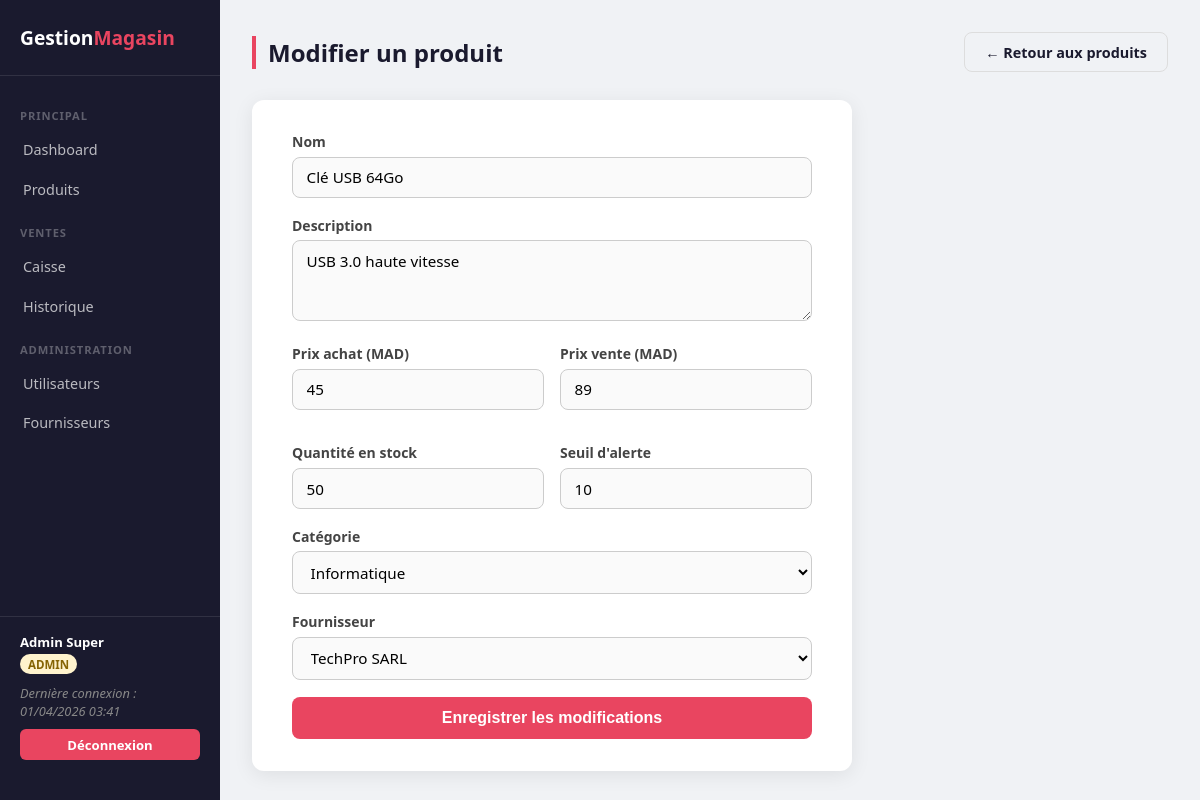
The page /index.php?page=product-edit&id=2 (signed in) on the database its author committed.
### tables this page shows
CREATE TABLE products (
	id INT AUTO_INCREMENT PRIMARY KEY,
	nom VARCHAR(150) NOT NULL,
	description TEXT,
	prix_achat DECIMAL(10,2) NOT NULL DEFAULT 0.00,
	prix_vente DECIMAL(10,2) NOT NULL DEFAULT 0.00,
	quantite_stock INT NOT NULL DEFAULT 0,
	seuil_alerte INT NOT NULL DEFAULT 5,
	id_categorie INT DEFAULT NULL,
	id_fournisseur INT DEFAULT NULL,
	FOREIGN KEY (id_categorie) REFERENCES categories(id) ON DELETE SET NULL,
	FOREIGN KEY (id_fournisseur) REFERENCES suppliers(id) ON DELETE SET NULL
);

CREATE TABLE categories (
	id INT AUTO_INCREMENT PRIMARY KEY,
	nom VARCHAR(100) NOT NULL
);

CREATE TABLE suppliers (
	id INT AUTO_INCREMENT PRIMARY KEY,
	nom VARCHAR(100) NOT NULL,
	email VARCHAR(150),
	telephone VARCHAR(20),
	id_user INT DEFAULT NULL,
	FOREIGN KEY (id_user) REFERENCES users(id) ON DELETE SET NULL
);

### src/controller.php (called while the page is built, shortened)
<?php
abstract class Controller {
	public function __construct() {
		require_once __DIR__ . '/../config.php';
		$this->pdo = getConnexion();
	}
	protected function render(string $vue, array $data = []) : void {
		require_once __DIR__ . '/../views/layout.php';
	}
}
?>

### config.php (called while the page is built)
<?php
function getConnexion() : PDO {
	$host = 'localhost';
	$dbname = 'GestionMagasin';
	$user = 'magasin';
	$pass = 'magasin123';
	$pdo = new PDO("mysql:host=$host;dbname=$dbname;charset=utf8mb4", $user, $pass);
	$pdo->setAttribute(PDO::ATTR_ERRMODE, PDO::ERRMODE_EXCEPTION);
	return $pdo;
}
?>

### models/product.php (called while the page is built, shortened)
<?php
class Product {
	private int $id;
	private string $nom;
	private string $description;
	private float $prixAchat;
	private float $prixVente;
	private int $quantiteStock;
	private int $seuilAlerte;
	private int $idCategorie;
	private int $idFournisseur;
	public function __construct(string $nom, string $description = '', float $prixAchat = 0.0, float $prixVente = 0.0, int $quantiteStock = 0,
				    int $seuilAlerte = 5, int $idCategorie = 0,	int $idFournisseur = 0, int $id = 0) {
		$this->nom = $nom;
		$this->description = $description;
		$this->prixAchat = $prixAchat;
		$this->prixVente = $prixVente;
		$this->quantiteStock = $quantiteStock;
		$this->seuilAlerte = $seuilAlerte;
		$this->idCategorie = $idCategorie;
		$this->idFournisseur = $idFournisseur;
		$this->id = $id;
	}
	public function getId() {
		return $this->id;
	}
	public function getNom() {
		return $this->nom;
	}
	public function getDescription() {
		return $this->description;
	}
	public function getPrixAchat() {
		return $this->prixAchat;
	}
	public function getPrixVente() {
		return $this->prixVente;
	}
	public function getQuantiteStock() {
		return $this->quantiteStock;
	}
	public function getSeuilAlerte() {
		return $this->seuilAlerte;
	}
	public function getIdCategorie() {
		return $this->idCategorie;
	}
	public function getIdFournisseur() {
		return $this->idFournisseur;
	}
	public function findById(PDO $pdo, int $id) : ?Product {
		$sql = "SELECT p.*, c.nom AS nom_categorie, s.nom AS nom_fournisseur
			FROM products p
			LEFT JOIN categories c ON p.id_categorie   = c.id
			LEFT JOIN suppliers  s ON p.id_fournisseur = s.id
			WHERE p.id = ?";
		$stmt = $pdo->prepare($sql);
		$stmt->bindValue(1, $id, PDO::PARAM_INT);
		$stmt->execute();
		$row = $stmt->fetch(PDO::FETCH_ASSOC);
		return $this->hydrate($row);
	}
	private function hydrate(array $row) : Product {
		$p = new Product($row['nom'], $row['description'], (float)$row['prix_achat'], (float)$row['prix_vente'],
				 (int)$row['quantite_stock'], (int)$row['seuil_alerte'], (int)$row['id_categorie'], (int)$row['id_fournisseur'],
				 (int)$row['id']);
		$p->nomCategorie   = $row['nom_categorie'] ?? '';
		$p->nomFournisseur = $row['nom_fournisseur'] ?? '';
		return $p;
	}
}
?>

### models/category.php (called while the page is built, shortened)
<?php
class Category {
	private int $id;
	private string $nom;
	public function __construct(string $nom, int $id = 0) {
		$this->nom = $nom;
		$this->id  = $id;
	}
	public function getId() {
		return $this->id;
	}
	public function getNom() {
		return $this->nom;
	}
	public function getAll(PDO $pdo) : array {
		$sql  = "SELECT * FROM categories ORDER BY nom ASC";
		$stmt = $pdo->query($sql);
		$cats = [];
		while ($row = $stmt->fetch(PDO::FETCH_ASSOC)) {
			$cats[] = new Category($row['nom'], $row['id']);
		}
		return $cats;
	}
}
?>

### models/supplier.php (called while the page is built, shortened)
<?php
class Supplier {
	private int $id;
	private string $nom;
	public function __construct(string $nom, string $email = '', string $telephone = '', int $idUser = 0, int $id = 0) {
		$this->nom = $nom;
		$this->id = $id;
	}
	public function getId() {
		return $this->id;
	}
	public function getNom() {
		return $this->nom;
	}
	public function getAll(PDO $pdo) : array {
		$sql  = "SELECT * FROM suppliers ORDER BY nom ASC";
		$stmt = $pdo->query($sql);
		$suppliers = [];
		while ($row = $stmt->fetch(PDO::FETCH_ASSOC)) {
			$suppliers[] = new Supplier($row['nom'], $row['email'], $row['telephone'], (int)$row['id_user'], $row['id']);
		}
		return $suppliers;
	}
}
?>

### views/products/form.php (the view, shortened to what this page needs)
<div class="topbar">
	<h1><?= $mode === 'add' ? 'Ajouter un produit' : 'Modifier un produit' ?></h1>
	<a href="index.php?page=products" class="btn btn-secondary">← Retour aux produits</a>
</div>
<div class="card" style="max-width: 600px;">
	<form method="POST" action="index.php?page=<?= $mode === 'add' ? 'product-add' : 'product-edit&id=' . $product->getId() ?>">
		<div class="form-group">
			<label for="nom">Nom</label>
			<input
				type="text"
				id="nom"
				name="nom"
				placeholder="Ex : Laptop Dell"
				value="<?= htmlspecialchars($product ? $product->getNom() : ($_POST['nom'] ?? '')) ?>"
				required
			>
		</div>
		<div class="form-group">
			<label for="description">Description</label>
			<textarea
				id="description"
				name="description"
				rows="3"
				placeholder="Ex : Core i5 8Go RAM"
			><?= htmlspecialchars($product ? $product->getDescription() : ($_POST['description'] ?? '')) ?></textarea>
		</div>
		<div style="display: grid; grid-template-columns: 1fr 1fr; gap: 1rem;">
			<div class="form-group">
				<label for="prix_achat">Prix achat (MAD)</label>
				<input
					type="number"
					id="prix_achat"
					name="prix_achat"
					min="0"
					step="0.01"
					placeholder="Ex : 4500.00"
					value="<?= htmlspecialchars($product ? $product->getPrixAchat() : ($_POST['prix_achat'] ?? '')) ?>"
					required
				>
			</div>
			<div class="form-group">
				<label for="prix_vente">Prix vente (MAD)</label>
				<input
					type="number"
					id="prix_vente"
					name="prix_vente"
					min="0"
					step="0.01"
					placeholder="Ex : 6200.00"
					value="<?= htmlspecialchars($product ? $product->getPrixVente() : ($_POST['prix_vente'] ?? '')) ?>"
					required
				>
			</div>
			<div class="form-group">
				<label for="quantite_stock">Quantité en stock</label>
				<input
					type="number"
					id="quantite_stock"
					name="quantite_stock"
					min="0"
					placeholder="Ex : 12"
					value="<?= htmlspecialchars($product ? $product->getQuantiteStock() : ($_POST['quantite_stock'] ?? '')) ?>"
					required
				>
			</div>
			<div class="form-group">
				<label for="seuil_alerte">Seuil d'alerte</label>
				<input
					type="number"
					id="seuil_alerte"
					name="seuil_alerte"
					min="0"
					placeholder="Ex : 5"
					value="<?= htmlspecialchars($product ? $product->getSeuilAlerte() : ($_POST['seuil_alerte'] ?? 5)) ?>"
					required
				>
			</div>
		</div>
		<div class="form-group">
			<label for="id_categorie">Catégorie</label>
			<select id="id_categorie" name="id_categorie">
				<?php foreach ($categories as $c): ?>
					<option value="<?= $c->getId() ?>" <?= ($product ? $product->getIdCategorie() : ($_POST['id_categorie'] ?? 0)) == $c->getId() ? 'selected' : '' ?>>
						<?= htmlspecialchars($c->getNom()) ?>
					</option>
				<?php endforeach; ?>
			</select>
		</div>
		<div class="form-group">
			<label for="id_fournisseur">Fournisseur</label>
			<select id="id_fournisseur" name="id_fournisseur">
				<?php foreach ($suppliers as $s): ?>
					<option value="<?= $s->getId() ?>" <?= ($product ? $product->getIdFournisseur() : ($_POST['id_fournisseur'] ?? 0)) == $s->getId() ? 'selected' : '' ?>>
						<?= htmlspecialchars($s->getNom()) ?>
					</option>
				<?php endforeach; ?>
			</select>
		</div>
		<button type="submit" class="btn btn-primary" style="width: 100%; padding: 0.75rem; font-size: 1rem;">
			<?= $mode === 'add' ? 'Ajouter le produit' : 'Enregistrer les modifications' ?>
		</button>
	</form>
</div>

### views/layout.php (style rules this page uses)
* { box-sizing: border-box; margin: 0; padding: 0; }
body { font-family: 'Segoe UI', sans-serif; background: #f0f2f5; display: flex; min-height: 100vh; }
.topbar { display: flex; justify-content: space-between; align-items: center; margin-bottom: 1.75rem; }
.topbar h1 { font-size: 1.5rem; color: #1a1a2e; border-left: 4px solid #e94560; padding-left: 0.75rem; }
.card { background: #fff; border-radius: 12px; box-shadow: 0 4px 20px rgba(0,0,0,0.08); padding: 2rem 2.5rem; }
.form-group { margin-bottom: 1.1rem; }
label { display: block; font-size: 0.875rem; font-weight: 600; color: #444; margin-bottom: 0.35rem; }
input, select, textarea { width: 100%; padding: 0.6rem 0.85rem; border: 1px solid #ccc; border-radius: 8px; font-size: 0.95rem; transition: border-color 0.2s; background: #fafafa; font-family: inherit; }
.btn { display: inline-block; padding: 0.6rem 1.25rem; border-radius: 8px; font-size: 0.9rem; font-weight: 600; cursor: pointer; text-decoration: none; border: none; transition: background 0.2s; }
.btn-primary { background: #e94560; color: #fff; }
.btn-secondary { background: #f0f2f5; color: #1a1a2e; border: 1px solid #ddd; }

### rows shown on the page
products: nom "Clé USB 64Go", description "USB 3.0 haute vitesse", prix_achat "45", prix_vente "89", quantite_stock "50", seuil_alerte "10", id_categorie "Informatique", id_fournisseur "TechPro SARL"

### other values the page prints
$user['nom'] "Admin Super"
$user['role'] "ADMIN"
$_COOKIE['derniere_connexion'] "01/04/2026 03:41"
